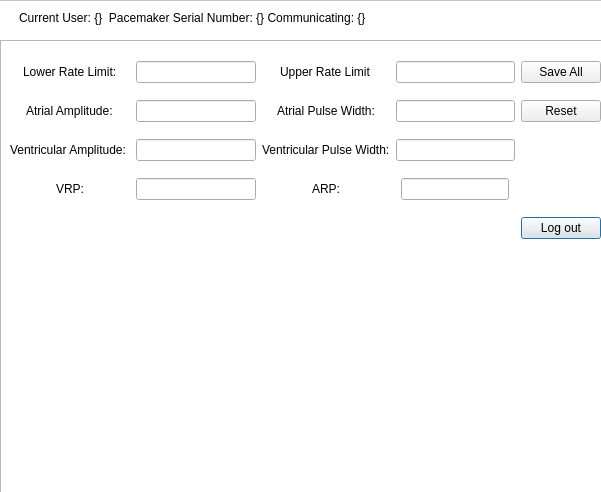
<?xml version="1.0" encoding="UTF-8"?>
<ui version="4.0">
 <class>Dialog</class>
 <widget class="QDialog" name="Dialog">
  <property name="geometry">
   <rect>
    <x>0</x>
    <y>0</y>
    <width>601</width>
    <height>492</height>
   </rect>
  </property>
  <property name="windowTitle">
   <string>Dialog</string>
  </property>
  <widget class="QFrame" name="frame">
   <property name="geometry">
    <rect>
     <x>-1</x>
     <y>0</y>
     <width>1920</width>
     <height>1080</height>
    </rect>
   </property>
   <property name="minimumSize">
    <size>
     <width>1200</width>
     <height>800</height>
    </size>
   </property>
   <property name="styleSheet">
    <string notr="true">QFrame#frame{background-color:rgb(255, 255, 255)}</string>
   </property>
   <property name="frameShape">
    <enum>QFrame::StyledPanel</enum>
   </property>
   <property name="frameShadow">
    <enum>QFrame::Raised</enum>
   </property>
   <widget class="QLabel" name="label_9">
    <property name="geometry">
     <rect>
      <x>20</x>
      <y>0</y>
      <width>1500</width>
      <height>35</height>
     </rect>
    </property>
    <property name="styleSheet">
     <string notr="true">QFrame#frame{background-color:orange}</string>
    </property>
    <property name="text">
     <string>Current User: {}  Pacemaker Serial Number: {} Communicating: {}</string>
    </property>
   </widget>
  </widget>
  <widget class="QFrame" name="frame">
   <property name="geometry">
    <rect>
     <x>0</x>
     <y>40</y>
     <width>1500</width>
     <height>800</height>
    </rect>
   </property>
   <property name="sizePolicy">
    <sizepolicy hsizetype="Expanding" vsizetype="Expanding">
     <horstretch>0</horstretch>
     <verstretch>0</verstretch>
    </sizepolicy>
   </property>
   <property name="minimumSize">
    <size>
     <width>1200</width>
     <height>800</height>
    </size>
   </property>
   <property name="styleSheet">
    <string notr="true">QFrame#frame{background-color:rgb(239, 247, 255)}</string>
   </property>
   <property name="frameShape">
    <enum>QFrame::StyledPanel</enum>
   </property>
   <property name="frameShadow">
    <enum>QFrame::Raised</enum>
   </property>
   <widget class="QWidget" name="horizontalLayoutWidget">
    <property name="geometry">
     <rect>
      <x>10</x>
      <y>10</y>
      <width>591</width>
      <height>201</height>
     </rect>
    </property>
    <layout class="QGridLayout" name="gridLayout">
     <property name="sizeConstraint">
      <enum>QLayout::SetMinimumSize</enum>
     </property>
     <item row="3" column="2" alignment="Qt::AlignHCenter|Qt::AlignVCenter">
      <widget class="QLabel" name="arpLabel">
       <property name="text">
        <string>ARP:</string>
       </property>
      </widget>
     </item>
     <item row="0" column="3">
      <widget class="QLineEdit" name="upperRateLimitField"/>
     </item>
     <item row="2" column="2">
      <widget class="QLabel" name="ventricularPulseWidthLabel">
       <property name="text">
        <string>Ventricular Pulse Width:</string>
       </property>
      </widget>
     </item>
     <item row="1" column="3">
      <widget class="QLineEdit" name="atrialPulseWidthField"/>
     </item>
     <item row="3" column="1">
      <widget class="QLineEdit" name="vrpField"/>
     </item>
     <item row="1" column="0" alignment="Qt::AlignHCenter">
      <widget class="QLabel" name="atrialAmplitudeLabel">
       <property name="text">
        <string>Atrial Amplitude:</string>
       </property>
      </widget>
     </item>
     <item row="0" column="2" alignment="Qt::AlignHCenter">
      <widget class="QLabel" name="upperRateLimitLabel">
       <property name="text">
        <string>Upper Rate Limit</string>
       </property>
      </widget>
     </item>
     <item row="2" column="1">
      <widget class="QLineEdit" name="ventricularAmplitudeField"/>
     </item>
     <item row="2" column="3">
      <widget class="QLineEdit" name="ventricularPulseWidthField"/>
     </item>
     <item row="0" column="0" alignment="Qt::AlignHCenter">
      <widget class="QLabel" name="lowerRateLimitLabel">
       <property name="text">
        <string>Lower Rate Limit:</string>
       </property>
      </widget>
     </item>
     <item row="1" column="2" alignment="Qt::AlignHCenter">
      <widget class="QLabel" name="atrailPulseWidthLabel">
       <property name="text">
        <string>Atrial Pulse Width:</string>
       </property>
      </widget>
     </item>
     <item row="3" column="3" alignment="Qt::AlignHCenter|Qt::AlignVCenter">
      <widget class="QLineEdit" name="arpField"/>
     </item>
     <item row="3" column="0" alignment="Qt::AlignHCenter">
      <widget class="QLabel" name="vrpLabel">
       <property name="text">
        <string>VRP:</string>
       </property>
      </widget>
     </item>
     <item row="2" column="0">
      <widget class="QLabel" name="ventricularAmplitudeLabel">
       <property name="text">
        <string>Ventricular Amplitude: </string>
       </property>
      </widget>
     </item>
     <item row="1" column="1">
      <widget class="QLineEdit" name="atrialAmplitudeField"/>
     </item>
     <item row="0" column="1">
      <widget class="QLineEdit" name="lowerRateLimitField"/>
     </item>
     <item row="4" column="4">
      <widget class="QPushButton" name="logoutButton">
       <property name="text">
        <string>Log out</string>
       </property>
      </widget>
     </item>
     <item row="0" column="4">
      <widget class="QPushButton" name="saveAllButton">
       <property name="text">
        <string>Save All</string>
       </property>
      </widget>
     </item>
     <item row="1" column="4">
      <widget class="QPushButton" name="resetButton">
       <property name="text">
        <string>Reset</string>
       </property>
      </widget>
     </item>
    </layout>
   </widget>
  </widget>
 </widget>
 <resources/>
 <connections/>
</ui>
